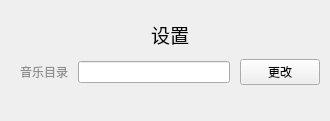
<?xml version="1.0" encoding="UTF-8"?>
<ui version="4.0">
 <class>CfgDlg</class>
 <widget class="QWidget" name="CfgDlg">
  <property name="geometry">
   <rect>
    <x>0</x>
    <y>0</y>
    <width>330</width>
    <height>121</height>
   </rect>
  </property>
  <property name="sizePolicy">
   <sizepolicy hsizetype="Preferred" vsizetype="Preferred">
    <horstretch>31</horstretch>
    <verstretch>0</verstretch>
   </sizepolicy>
  </property>
  <property name="minimumSize">
   <size>
    <width>330</width>
    <height>0</height>
   </size>
  </property>
  <property name="maximumSize">
   <size>
    <width>330</width>
    <height>16777215</height>
   </size>
  </property>
  <property name="windowTitle">
   <string>Form</string>
  </property>
  <widget class="QWidget" name="m_widgetCenter" native="true">
   <property name="geometry">
    <rect>
     <x>20</x>
     <y>20</y>
     <width>300</width>
     <height>91</height>
    </rect>
   </property>
   <property name="minimumSize">
    <size>
     <width>300</width>
     <height>0</height>
    </size>
   </property>
   <property name="maximumSize">
    <size>
     <width>300</width>
     <height>16777215</height>
    </size>
   </property>
   <layout class="QVBoxLayout" name="verticalLayout">
    <property name="spacing">
     <number>10</number>
    </property>
    <item>
     <widget class="QLabel" name="label">
      <property name="font">
       <font>
        <family>微软雅黑</family>
        <pointsize>14</pointsize>
       </font>
      </property>
      <property name="styleSheet">
       <string notr="true"/>
      </property>
      <property name="text">
       <string>设置</string>
      </property>
      <property name="alignment">
       <set>Qt::AlignCenter</set>
      </property>
     </widget>
    </item>
    <item>
     <layout class="QHBoxLayout" name="horizontalLayout">
      <item>
       <widget class="QLabel" name="m_labelDir">
        <property name="styleSheet">
         <string notr="true">color: #909090;</string>
        </property>
        <property name="text">
         <string>音乐目录</string>
        </property>
       </widget>
      </item>
      <item>
       <widget class="QLineEdit" name="m_editDir">
        <property name="readOnly">
         <bool>true</bool>
        </property>
       </widget>
      </item>
      <item>
       <widget class="QPushButton" name="m_btnModify">
        <property name="text">
         <string>更改</string>
        </property>
       </widget>
      </item>
     </layout>
    </item>
    <item>
     <spacer name="verticalSpacer">
      <property name="orientation">
       <enum>Qt::Vertical</enum>
      </property>
      <property name="sizeHint" stdset="0">
       <size>
        <width>20</width>
        <height>171</height>
       </size>
      </property>
     </spacer>
    </item>
   </layout>
  </widget>
 </widget>
 <resources/>
 <connections/>
</ui>
